Frame 1 (no input): blank canvas, image omitted
Frame 60 (the mouse pressed at the canvas centre just before this capture): blank canvas, image omitted
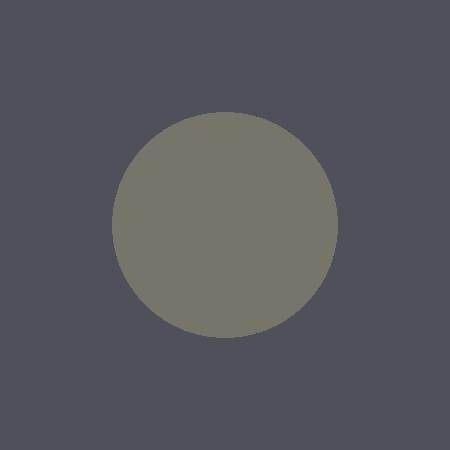
Frame 120 (the mouse held since frame 60 and released just before this capture)

The Processing sketch whose frames 1 and 60 were blank and that drew this single picture after the mouse press (run headless with seeded random() and noise(); from frame 60 on, the mouse is pressed at the canvas centre):

// Processing sketch: processing_13972
// ── processing_13972.pde

//by Priscilla Boatwright

void setup() {
  size(450,450);
  background(80,80,90);
}
 
void draw() {
fill(random(250),random(250),random(250),50);

noStroke();
ellipse(mouseX,mouseX,mouseX,mouseX);

}
                
                                                
